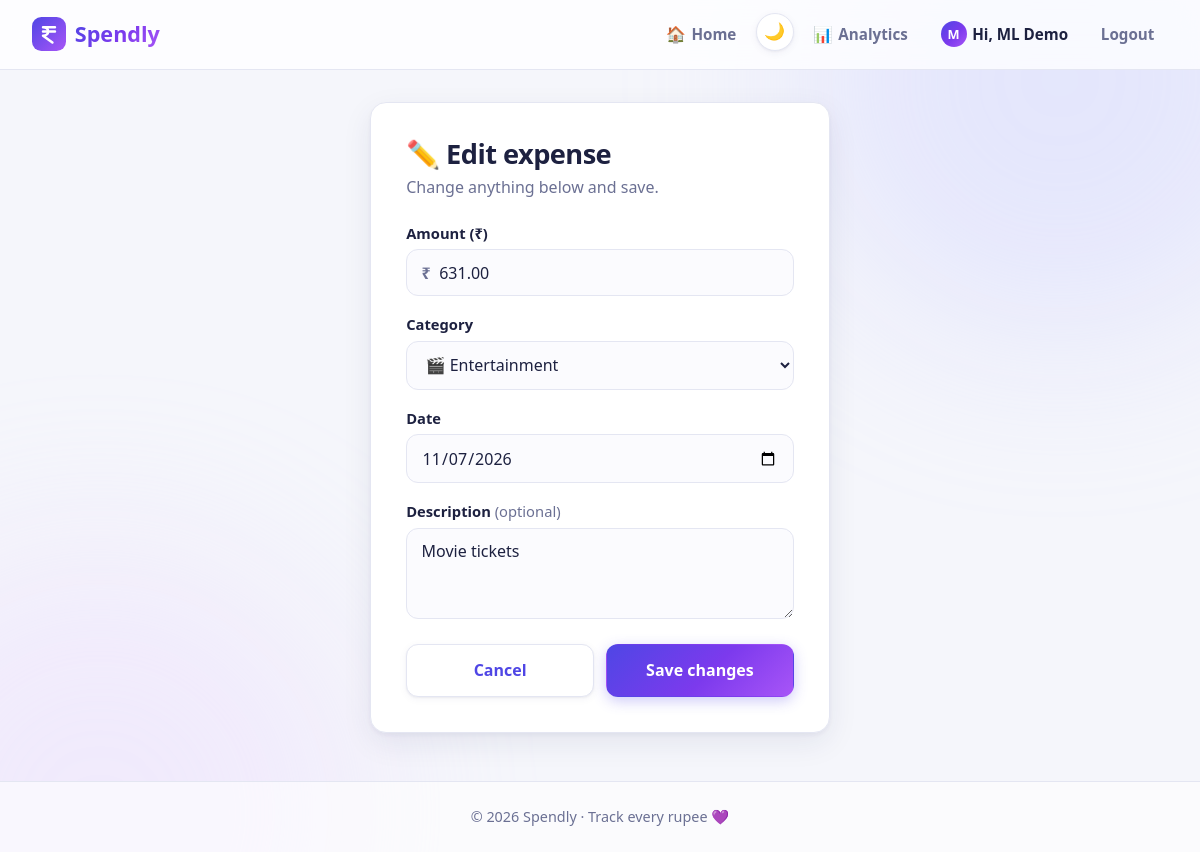
Screenshot of /expenses/963/edit (signed in) with the database file from the repository.
### tables this page shows
CREATE TABLE expenses (
                id          INTEGER PRIMARY KEY AUTOINCREMENT,
                user_id     INTEGER NOT NULL,
                amount      REAL    NOT NULL CHECK (amount > 0),
                category    TEXT    NOT NULL,
                date        TEXT    NOT NULL,  -- stored as YYYY-MM-DD
                description TEXT,
                created_at  TEXT    NOT NULL DEFAULT CURRENT_TIMESTAMP,
                FOREIGN KEY (user_id) REFERENCES users (id) ON DELETE CASCADE
            );

### app.py (the view, shortened to what this page needs)
@app.route("/expenses/<int:expense_id>/edit", methods=["GET", "POST"])
@login_required
def edit_expense_page(expense_id):
    expense = get_expense(expense_id, session["user_id"])
    if expense is None:
        abort(404)  # same response for "someone else's" and "doesn't exist"
    if request.method == "GET":
        form = {
            "amount": f"{expense['amount']:.2f}",
            "category": expense["category"],
            "date": expense["date"],
            "description": expense["description"] or "",
        }
        return render_expense_form(form, {}, expense=expense)

### app.py (called while the page is built)
@app.template_filter("cat_icon")
def category_icon(category):
    return CATEGORY_ICONS.get(category, "💰")

@app.context_processor
def provider_text():
    return {"ai_text": AI_TEXT.get(ai_agent.PROVIDER, AI_TEXT["groq"])}

def login_required(view):
    @wraps(view)
    def wrapped(*args, **kwargs):
        if "user_id" not in session:
            flash("Please log in to continue.", "error")
            return redirect(url_for("login"))
        return view(*args, **kwargs)
    return wrapped

def render_expense_form(form, errors, expense=None, status=200):
    return render_template(
        "expense_form.html",
        form=form,
        errors=errors,
        categories=CATEGORIES,
        expense=expense,
    ), status

### database/db.py (called while the page is built)
def get_db():
    conn = sqlite3.connect(DB_PATH)
    conn.row_factory = sqlite3.Row
    conn.execute("PRAGMA foreign_keys = ON")
    return conn

def get_expense(expense_id, user_id):
    conn = get_db()
    try:
        return conn.execute(
            "SELECT id, user_id, amount, category, date, description FROM expenses "
            "WHERE id = ? AND user_id = ?",
            (expense_id, user_id),
        ).fetchone()
    finally:
        conn.close()

### templates/expense_form.html (shortened to what this page needs)
{% extends "base.html" %}
{% set editing = expense is not none %}
{% block extra_css %}
<link rel="stylesheet" href="{{ url_for('static', filename='css/forms.css') }}">
{% endblock %}
{% block content %}
<section class="form-card">
    <h1>{{ "✏️ Edit expense" if editing else "🧾 Add an expense" }}</h1>
    <p class="form-subtitle">{{ "Change anything below and save." if editing else "Where did your money go?" }}</p>
    <form method="post"
          action="{{ url_for('edit_expense_page', expense_id=expense.id) if editing else url_for('add_expense_page') }}">
        <div class="field {% if errors.amount %}has-error{% endif %}">
            <label for="amount">Amount (₹)</label>
            <div class="input-prefix">
                <span aria-hidden="true">₹</span>
                <input type="number" id="amount" name="amount" value="{{ form.amount }}"
                       step="0.01" min="0.01" inputmode="decimal" placeholder="0.00" required>
            </div>
        </div>
        <div class="field {% if errors.category %}has-error{% endif %}">
            <label for="category">Category</label>
            <select id="category" name="category" required>
                {% for category in categories %}
                <option value="{{ category }}" {% if form.category == category %}selected{% endif %}>{{ category | cat_icon }} {{ category }}</option>
                {% endfor %}
            </select>
        </div>
        <div class="field {% if errors.date %}has-error{% endif %}">
            <label for="date">Date</label>
            <input type="date" id="date" name="date" value="{{ form.date }}" required>
        </div>
        <div class="field {% if errors.description %}has-error{% endif %}">
            <label for="description">Description <span class="optional">(optional)</span></label>
            <textarea id="description" name="description" rows="3" maxlength="200"
                      placeholder="e.g. Lunch with team">{{ form.description }}</textarea>
        </div>
        <div class="form-actions">
            <a href="{{ url_for('profile') }}" class="btn btn-secondary">Cancel</a>
            <button type="submit" class="btn">{{ "Save changes" if editing else "Save expense" }}</button>
        </div>
    </form>
</section>
{% endblock %}

### templates/base.html (shortened to what this page needs)
<!DOCTYPE html>
<html lang="en">
<head>
    <link rel="stylesheet" href="{{ url_for('static', filename='css/style.css') }}">
    {% block extra_css %}{% endblock %}
</head>
<body>
    {% set endpoint = request.endpoint %}
    <nav class="navbar">
        <a href="{{ url_for('index') }}" class="brand" aria-label="Spendly home">
            <span class="brand-text">Spendly</span>
        </a>
        <ul class="nav-links">
            <li><a href="{{ url_for('index') }}" class="{{ 'active' if endpoint == 'index' }}"><span class="nav-icon" aria-hidden="true">🏠</span>Home</a></li>
            <li>
                <button type="button" class="theme-toggle" id="theme-toggle" aria-label="Switch between light and dark mode" title="Light / dark mode">
                    <span class="theme-icon theme-icon-moon" aria-hidden="true">🌙</span>
                </button>
            </li>
            {% if session.get('user_id') %}
            <li><a href="{{ url_for('analytics') }}" class="{{ 'active' if endpoint == 'analytics' }}"><span class="nav-icon" aria-hidden="true">📊</span>Analytics</a></li>
            <li><a href="{{ url_for('profile') }}" class="nav-greeting {{ 'active' if endpoint == 'profile' }}"><span class="nav-avatar" aria-hidden="true">{{ (session.get('user_name') or '?')[0] | upper }}</span>Hi, {{ session.get('user_name') }}</a></li>
            <li><a href="{{ url_for('logout') }}">Logout</a></li>
            {% else %}
            <li><a href="{{ url_for('login') }}" class="{{ 'active' if endpoint == 'login' }}">Login</a></li>
            <li><a href="{{ url_for('register') }}" class="nav-cta">Register</a></li>
            {% endif %}
        </ul>
    </nav>
    <main class="container">
        {% block content %}{% endblock %}
    </main>
    <footer class="footer">
        <p>&copy; 2026 Spendly · Track every rupee <span class="footer-heart" aria-hidden="true">💜</span></p>
    </footer>
</body>
</html>

### static/css/forms.css (style rules this page uses)
.form-card { max-width: 460px; width: 100%; margin: 0 auto; background: var(--surface); padding: 2.2rem; border-radius: var(--radius); border: 1px solid var(--border); box-shadow: var(--shadow); }
.form-card h1 { font-size: 1.7rem; margin-bottom: 0.3rem; }
.form-subtitle { color: var(--muted); margin-bottom: 1.4rem; }
.form-card form { display: flex; flex-direction: column; }
.form-card label { font-weight: 600; font-size: 0.92rem; margin-bottom: 0.35rem; }
.form-card input, .form-card select, .form-card textarea { width: 100%; padding: 0.72rem 0.9rem; border: 1.5px solid var(--border); border-radius: 12px; font-size: 1rem; font-family: inherit; background: var(--input-bg); color: var(--text); margin-bottom: 1.05rem; transition: border-color 0.2s, box-shadow 0.2s, background 0.2s; }
.form-card textarea { resize: vertical; }
.form-card .btn { margin-top: 0.4rem; padding: 0.85rem 1.3rem; }
.input-prefix { position: relative; }
.input-prefix span { position: absolute; left: 0.95rem; top: 0.72rem; color: var(--muted); font-weight: 600; pointer-events: none; }
.input-prefix input { padding-left: 2rem; }
.field { display: flex; flex-direction: column; }
.optional { font-weight: 400; color: var(--muted); }
.form-actions { display: flex; gap: 0.75rem; margin-top: 0.5rem; }
.form-actions .btn { flex: 1; margin-top: 0; }

### rows the page displays
expenses: amount "631.00", category "🎬 Entertainment", date "11/07/2026", description "Movie tickets"

### other values shown
{{ (session.get('user_name') or '?')[0] | upper }} "M"
{{ session.get('user_name') }} "ML Demo"
{{ "✏️ Edit expense" if editing else "🧾 Add an expense" }} "✏️ Edit expense"
{{ "Save changes" if editing else "Save expense" }} "Save changes"
